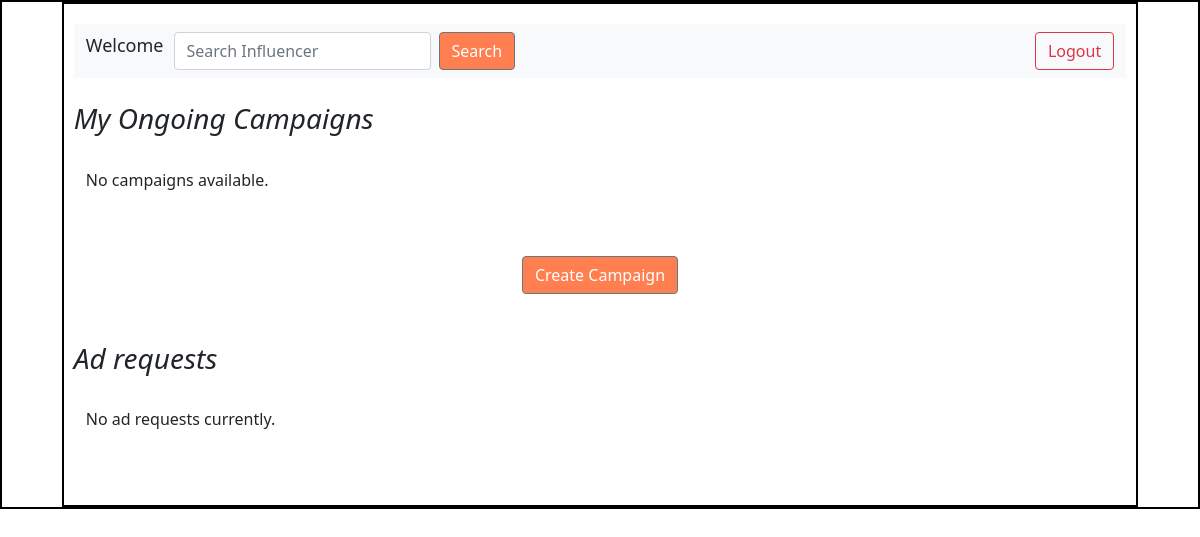
Before: /sponsor/2 with the older database file.
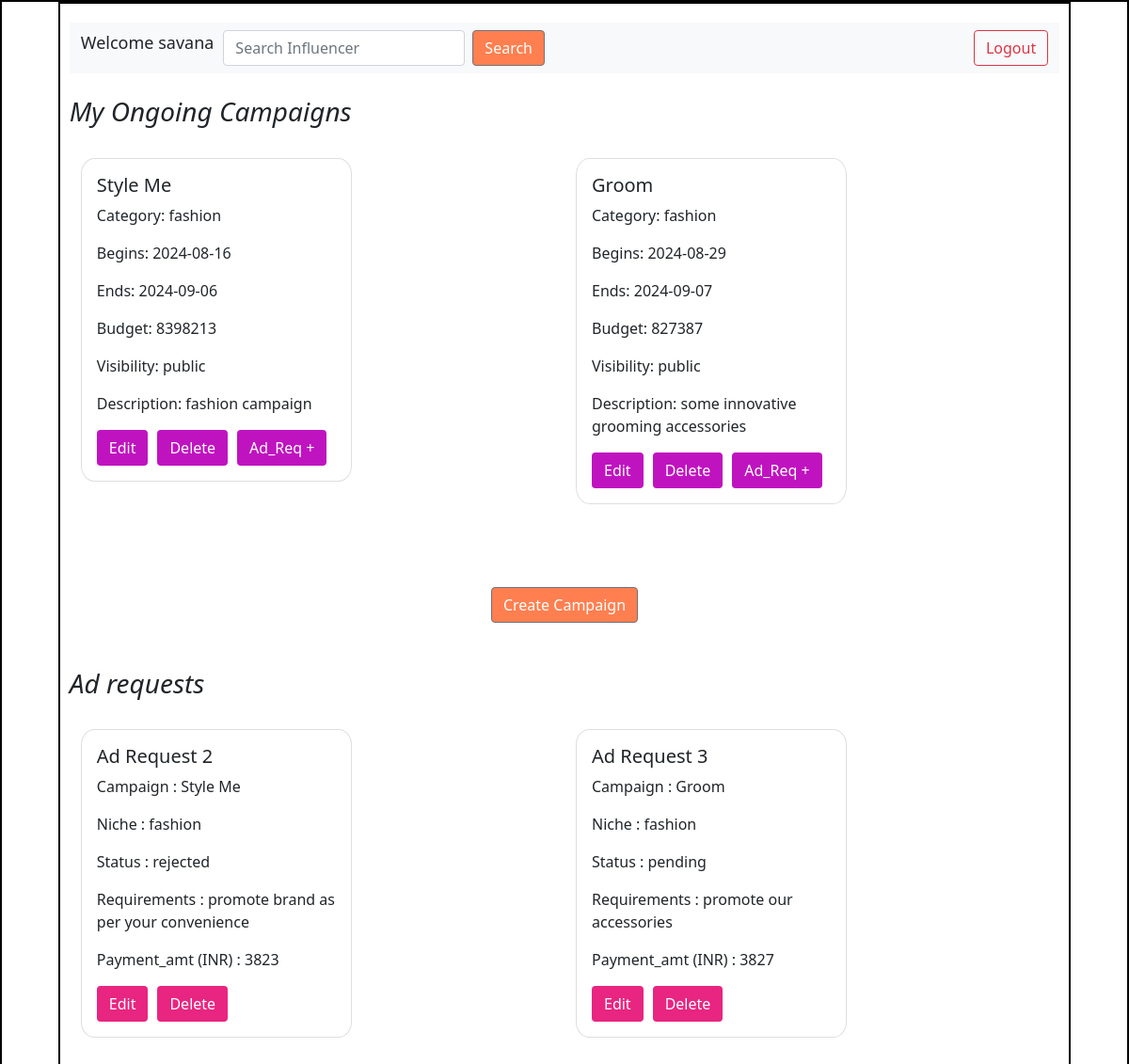
After: the same page with the newer database file.
### application/models.py (models this page shows)
class Sponsor(db.Model):
    __tablename__ = 'sponsor'
    id = db.Column(db.Integer, primary_key = True)
    user_name = db.Column(db.String, nullable = False, unique = True)
    password = db.Column(db.String, nullable = False)
    full_name = db.Column(db.String, nullable = False)
    industry = db.Column(db.String, nullable = False)
    role = db.Column(db.String, nullable = False)
    is_flagged = db.Column(db.Boolean, default = False)

class Campaign(db.Model):
    __tablename__ = 'campaign'
    camp_id = db.Column(db.Integer, primary_key = True)
    camp_name = db.Column(db.String, nullable = False)
    sponsor_id = db.Column(db.Integer, db.ForeignKey('sponsor.id'))
    category = db.Column(db.String, nullable = False)
    search_category =db.Column(db.String, nullable = False) # for influencer to search relevant campaigns
    s_date = db.Column(db.String, nullable = False)
    e_date = db.Column(db.String, nullable = False)
    budget = db.Column(db.Integer, nullable = False)
    visibility = db.Column(db.String, default = 'public')
    description = db.Column(db.String)
    is_completed = db.Column(db.Boolean,  default =  False)
    is_flagged = db.Column(db.Boolean, default = False)
    sponsor = db.relationship('Sponsor', backref='campaign') #pseudo col

class AdRequest(db.Model):
    __tablename__ = 'ad_request'
    request_id = db.Column(db.Integer, primary_key = True)
    campaign_id = db.Column(db.Integer, db.ForeignKey('campaign.camp_id'), nullable=False)
    sponsor_id = db.Column(db.Integer, db.ForeignKey('sponsor.id'), nullable=False)
    niche = db.Column(db.String, nullable = False)
    requirements = db.Column(db.String, nullable = False)
    payment_amt = db.Column(db.String, default = 1000)
    status = db.Column(db.String, default = "pending")
    end_date = db.Column(db.String, nullable = False)
    request_type = db.Column(db.String, nullable = False)
    is_accepted = db.Column(db.Boolean,  default =  False)
    campaign = db.relationship('Campaign', backref='ad_requests')
    sponsor = db.relationship('Sponsor', backref='ad_requests')  # pseudo

### application/controllers.py (the view)
@app.route('/sponsor/<int:sponsor_id>', methods=['GET', 'POST'])
def sponsor_dash(sponsor_id):
    sponsor = Sponsor.query.get(sponsor_id)
    if sponsor:
        campaigns = sponsor.campaign
        ads = AdRequest.query.filter_by(sponsor_id = sponsor_id).all()
        for ad in ads:
            ad.campaign_name = Campaign.query.get(ad.campaign_id).camp_name
    else:
        campaigns = []
        ads = []
    return render_template("sponsor_dash.html", s_name = sponsor, campaigns = campaigns, ads = ads )

### templates/sponsor_dash.html (shortened to what the changed rows need)
<!DOCTYPE html>
<html lang="en">
<head>
    <link rel="stylesheet" href="../static/dashboard.css">
    <link href="https://cdn.jsdelivr.net/npm/bootstrap@5.0.2/dist/css/bootstrap.min.css" rel="stylesheet"
>
</head>
<body>
    <div id="main">
        <div id="canvas">
            <div id="dashboard-body">
                <nav class="navbar navbar-expand-lg navbar-light bg-light">
                    <div class="container-fluid">
                        <div class="collapse navbar-collapse" id="navbarSupportedContent">
                            <ul class="navbar-nav me-auto mb-2 mb-lg-0">
                                <span style="margin-right: 10px; font-size: large;">Welcome {{s_name.user_name}} </span>
                                <form class="d-flex" style="margin-right: 10px;" action='/inf_search'>
                                    <input class="form-control me-2" type="search" placeholder="Search Influencer"
                                        aria-label="Search" name="srch_word">
                                    <button class="btn btn-secondary" type="submit"
                                        style="background-color: coral;">Search</button>
                                </form>
                            </ul>
                        </div>
                    </div>
                </nav><br>
                <br>
                <div class="container">
                    <div class="row">
                        {% if campaigns %}
                        {% for campaign in campaigns %}
                        <div class="col" style="margin-bottom: 40px;">
                            <div class="card" style="width: 18rem; border-radius: 5%;">
                                <div class="card-body">
                                    <h5 class="card-title">{{campaign.camp_name }}</h5>
                                    <p class="card-text">Category: {{ campaign.category }}</p>
                                    <p class="card-text">Begins: {{campaign.s_date}}</p>
                                    <p class="card-text">Ends: {{campaign.e_date}}</p>
                                    <p class="card-text">Budget: {{campaign.budget}}</p>
                                    <p class="card-text">Visibility: {{campaign.visibility}}</p>
                                    <p class="card-text">Description: {{campaign.description}}</p>
                                    <div id="button-container">
                                        <button type="button" class="btn btn"
                                            style="background-color: rgb(192, 19, 192); margin-right: 10px; color:white"
                                            onclick="location.href='/sponsor/edit/{{ s_name.id }}/campaign/{{ campaign.camp_id }}'">Edit</button>
                                        <form action="/sponsor/{{ s_name.id }}/campaign/{{campaign.camp_id}}"
                                            method="POST"
                                            onsubmit="return confirm('Are you sure you want to delete this campaign?');">
                                            <button type="submit" class="btn btn"
                                                style="background-color: rgb(192, 19, 192); margin-right: 10px; color: white;">Delete</button>
                                        </form>
                                        <button type="button" class="btn btn"
                                            style="background-color: rgb(192, 19, 192); color: white;"
                                            onclick="location.href='/sponsorad/{{ s_name.id }}/campaign/{{campaign.camp_id}}'">Ad_Req
                                            + </button>
                                    </div>
                                </div>
                            </div>
                        </div>
                        {% endfor %}
                        {% else %}
                        <p>No campaigns available.</p>
                        {% endif %}
                    </div>
                </div><br><br>
                <br><br>
                <br>
                <div class="container">
                    <div class="row">
                        {% if ads %}
                        {% for ad in ads %}
                        <div class="col" style="margin-bottom: 40px;">
                            <div class="card" style="width: 18rem; border-radius: 5%;">
                                <div class="card-body">
                                    <h5 class="card-title">Ad Request {{ad.request_id }}</h5>
                                    <p class="card-text">Campaign : {{ ad.campaign_name }}</p>
                                    <p class="card-text">Niche : {{ad.niche}}</p>
                                    <p class="card-text">Status : {{ad.status}}</p>
                                    <p class="card-text">Requirements : {{ad.requirements}}</p>
                                    <p class="card-text">Payment_amt (INR) : {{ad.payment_amt}}</p>
                                    <div id="button-container">
                                        <button type="button" class="btn btn"
                                            style="background-color: rgb(232, 37, 128); margin-right: 10px; color:white"
                                            onclick="location.href= '/sponsor/{{s_name.id}}/edit/ad_request/{{ad.request_id}}'">Edit</button>
                                        <form action='/sponsor/{{s_name.id}}/delete/ad_request/{{ad.request_id}}'
                                            method="POST"
                                            onsubmit="return confirm('Are you sure you want to delete this campaign?');">
                                            <button type="submit" class="btn btn"
                                                style="background-color: rgb(232, 37, 128); margin-right: 10px; color: white;">Delete</button>
                                        </form>
                                    </div>
                                </div>
                            </div>
                        </div>
                        {% endfor %}
                        {% else %}
                        <p>No ad requests currently.</p>
                        {% endif %}
                    </div>
                </div><br><br>
            </div>
        </div>
    </div>
</body>
</html>

Changed rows visible on the page:
added Sponsor: user_name "savana"
added Campaign: camp_name "Style Me", category "fashion", s_date "2024-08-16", e_date "2024-09-06", budget "8398213", visibility "public", description "fashion campaign"
added Campaign: camp_name "Groom", category "fashion", s_date "2024-08-29", e_date "2024-09-07", budget "827387", visibility "public", description "some innovative grooming accessories"
now on this page (row edited): AdRequest: request_id "2", campaign_name "Style Me", niche "fashion", status "rejected", requirements "promote brand as per your convenience", payment_amt "3823"
added AdRequest: request_id "3", campaign_name "Groom", niche "fashion", status "pending", requirements "promote our accessories", payment_amt "3827"
Other visible differences:
text no longer shown: "No campaigns available. No ad requests currently."
